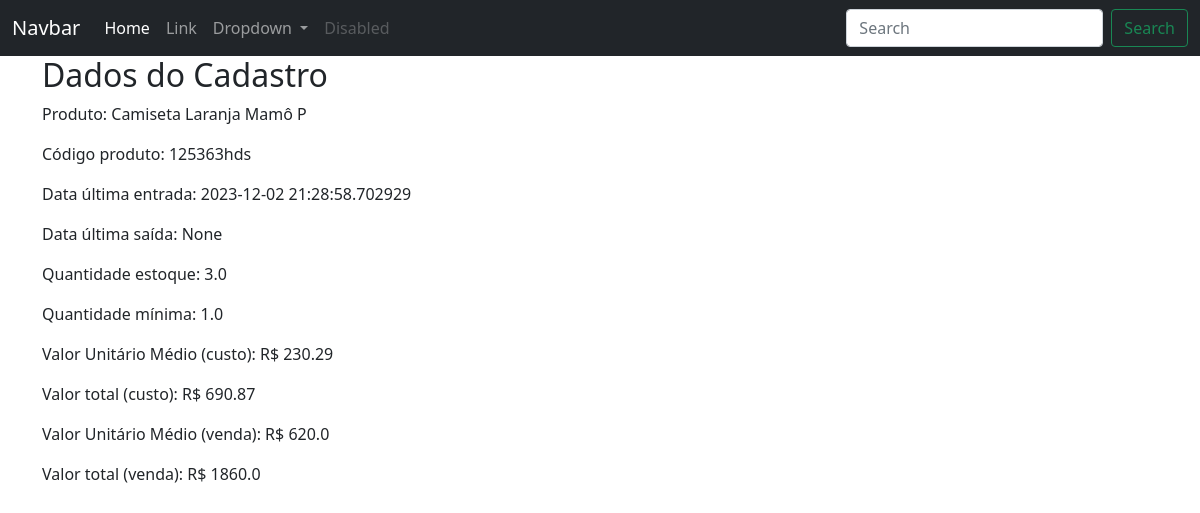
Page /estoque/itensestoque/6 (signed in) on the committed database.
### ERP/models.py (models this page shows)
class ItensEstoque(database.Model):
    __tablename__ = 'itens_estoque'
    id = database.Column(database.Integer, primary_key=True)
    id_tipo_roupa = database.Column(database.Integer, database.ForeignKey('tipos_roupas.id'), nullable=False)
    id_tamanho = database.Column(database.Integer, database.ForeignKey('tamanhos.id'), nullable=False)
    id_marca = database.Column(database.Integer, database.ForeignKey('marcas.id'), nullable=False)
    id_cor = database.Column(database.Integer, database.ForeignKey('cores.id'), nullable=False)
    codigo_item = database.Column(database.String(100), unique=True)
    data_cadastro = database.Column(database.DateTime, default=datetime.utcnow())
    data_ultima_entrada = database.Column(database.DateTime)
    data_ultima_saida = database.Column(database.DateTime)
    id_tipo_unidade = database.Column(database.Integer, database.ForeignKey('tipos_unidades.id'), nullable=False)
    qtd = database.Column(database.Float)
    valor_estoque_custo = database.Column(database.Float)
    valor_unitario_medio_custo = database.Column(database.Float)
    valor_estoque_venda = database.Column(database.Float)
    valor_unitario_medio_venda = database.Column(database.Float)
    qtd_minima = database.Column(database.Float)

### ERP/routes.py (the view)
@app.route('/estoque/itensestoque/<itens_estoque_id>', methods=['GET', 'POST'])
@login_required
def itens_estoque_(itens_estoque_id):
    itens_estoque = ItensEstoque.query.get_or_404(itens_estoque_id)
    nome_roupa = cria_nome_item_estoque(itens_estoque)
    return render_template('itens_estoque.html', itens_estoque=itens_estoque, nome_roupa=nome_roupa)

### ERP/routes.py (called while the page is built)
@login_manager.user_loader
def load_user(user_id):
    return Usuarios.query.get(int(user_id))

def cria_nome_item_estoque(itens_estoque):
    tipo_roupa = TiposRoupas.query.filter_by(id=itens_estoque.id_tipo_roupa).first()
    tamanho = Tamanhos.query.filter_by(id=itens_estoque.id_tamanho).first()
    marca = Marcas.query.filter_by(id=itens_estoque.id_marca).first()
    cor = Cores.query.filter_by(id=itens_estoque.id_cor).first()
    nome_produto = tipo_roupa.nome_tipo_roupa + ' ' + cor.nome_cor + ' ' + marca.nome_marca + ' ' + tamanho.nome_tamanho
    return nome_produto

### ERP/templates/itens_estoque.html
{% include 'base.html' %}
{% block content %}
    <div class="container">
        <h2>Dados do Cadastro</h2>
        <p>Produto: {{ nome_roupa }}</p>
        <p>Código produto: {{ itens_estoque.codigo_item }}</p>
        <p>Data última entrada: {{ itens_estoque.data_ultima_entrada }}</p>
        <p>Data última saída: {{ itens_estoque.data_ultima_saida }}</p>
        <p>Quantidade estoque: {{ itens_estoque.qtd }}</p>
        <p>Quantidade mínima: {{ itens_estoque.qtd_minima }}</p>
        <p>Valor Unitário Médio (custo): R$ {{ itens_estoque.valor_unitario_medio_custo }}</p>
        <p>Valor total (custo): R$ {{ itens_estoque.valor_estoque_custo }}</p>
        <p>Valor Unitário Médio (venda): R$ {{ itens_estoque.valor_unitario_medio_venda }}</p>
        <p>Valor total (venda): R$ {{ itens_estoque.valor_estoque_venda }}</p>
    </div>
{% endblock %}

### ERP/templates/base.html (shortened to what this page needs)
<!doctype html>
<html lang="pt-BR">
  <head>
    <link href="https://cdn.jsdelivr.net/npm/bootstrap@5.0.2/dist/css/bootstrap.min.css" rel="stylesheet">
  </head>
  <body>
    {% include 'navbar.html' %}
  </body>
</html>

### ERP/templates/navbar.html (shortened to what this page needs)
<nav class="navbar navbar-expand-lg navbar-dark bg-dark">
  <div class="container-fluid">
    <a class="navbar-brand" href="#">Navbar</a>
    <div class="collapse navbar-collapse" id="navbarSupportedContent">
      <ul class="navbar-nav me-auto mb-2 mb-lg-0">
        <li class="nav-item">
          <a class="nav-link active" aria-current="page" href="#">Home</a>
        </li>
        <li class="nav-item">
          <a class="nav-link" href="#">Link</a>
        </li>
        <li class="nav-item dropdown">
          <a class="nav-link dropdown-toggle" href="#" id="navbarDropdown" role="button" data-bs-toggle="dropdown" aria-expanded="false">
            Dropdown
          </a>
        </li>
        <li class="nav-item">
          <a class="nav-link disabled" href="#" tabindex="-1" aria-disabled="true">Disabled</a>
        </li>
      </ul>
      <form class="d-flex">
        <input class="form-control me-2" type="search" placeholder="Search" aria-label="Search">
        <button class="btn btn-outline-success" type="submit">Search</button>
      </form>
    </div>
  </div>
</nav>

### rows in the picture
ItensEstoque: codigo_item "125363hds", data_ultima_entrada "2023-12-02 21:28:58.702929", data_ultima_saida "None", qtd "3.0", qtd_minima "1.0", valor_unitario_medio_custo "230.29", valor_estoque_custo "690.87", valor_unitario_medio_venda "620.0", valor_estoque_venda "1860.0"

### other values in the picture
{{ nome_roupa }} "Camiseta Laranja Mamô P"
